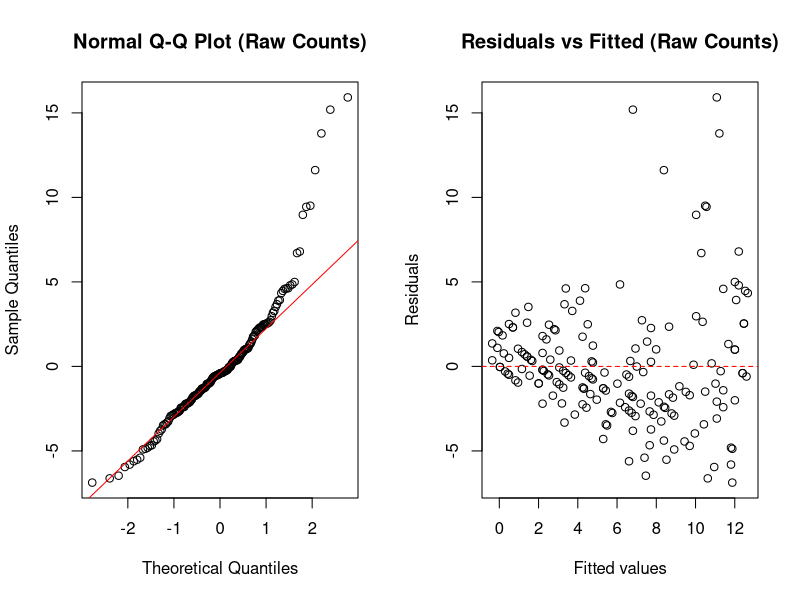
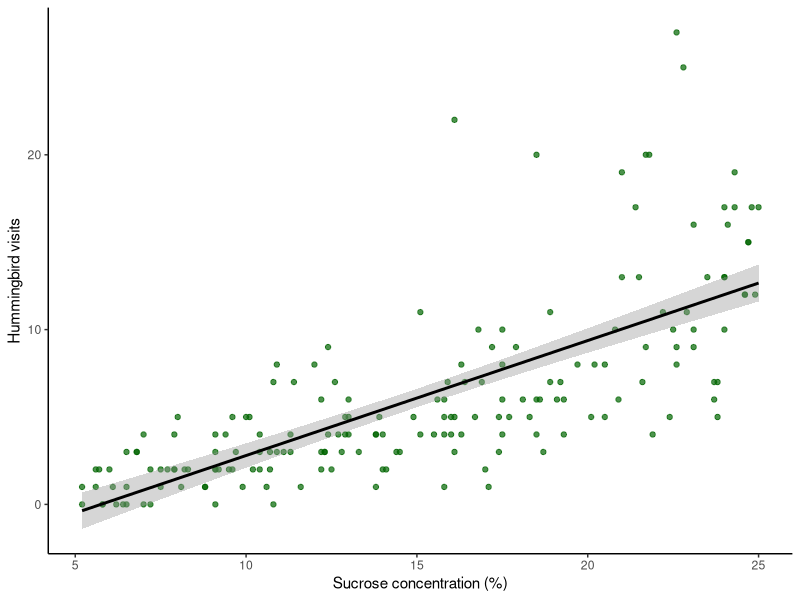
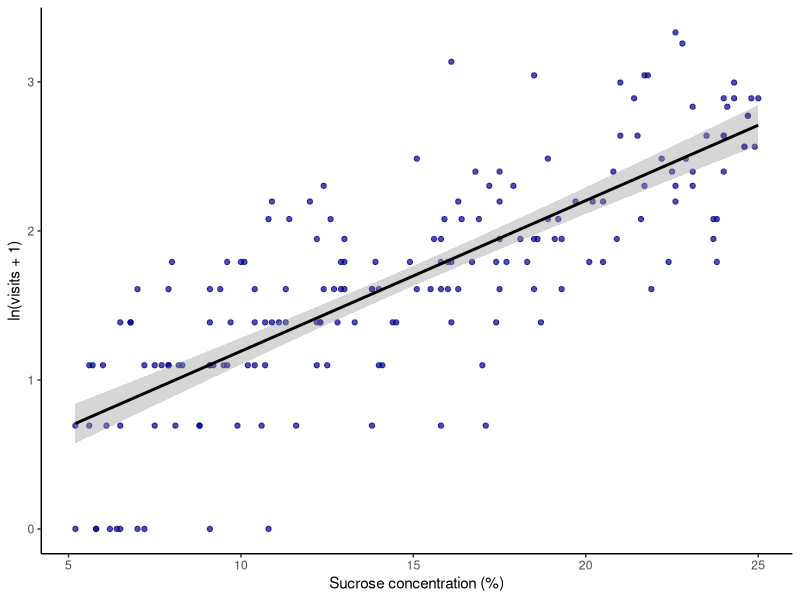
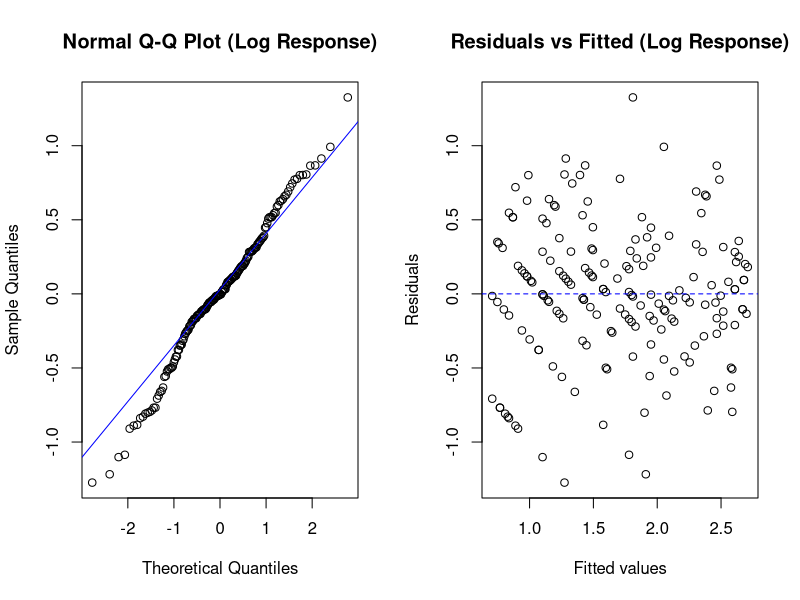
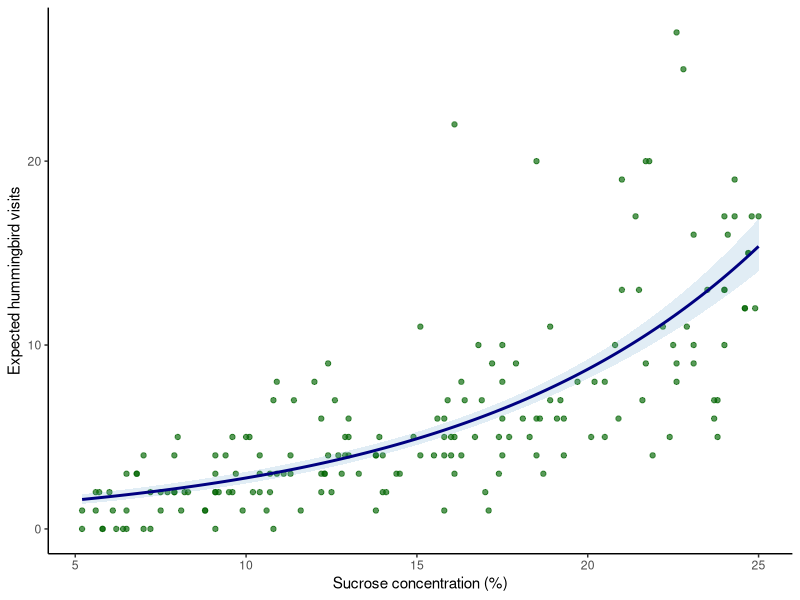

Generate these figures, in order, with R:
## ---- chunk 1
library(car)
library(ggplot2)
## ---- chunk 2
poisson_data <- read.csv("poisson_dataset.csv")

poisson_data$feeder_color <- as.factor(poisson_data$feeder_color)
poisson_data$site <- as.factor(poisson_data$site)

str(poisson_data)
summary(poisson_data)
## ---- chunk 3
wrong_model <- lm(visits ~ sucrose_pct, data = poisson_data)
summary(wrong_model)
## ---- chunk 4
par(mfrow = c(1, 2))

qqnorm(resid(wrong_model), main = "Normal Q-Q Plot (Raw Counts)")
qqline(resid(wrong_model), col = "red")

plot(
  fitted(wrong_model), resid(wrong_model),
  xlab = "Fitted values", ylab = "Residuals",
  main = "Residuals vs Fitted (Raw Counts)"
)
abline(h = 0, col = "red", lty = 2)

par(mfrow = c(1, 1))
## ---- chunk 5
ggplot(poisson_data, aes(x = sucrose_pct, y = visits)) +
  geom_point(alpha = 0.7, color = "darkgreen") +
  stat_smooth(method = "lm", formula = y ~ x, se = TRUE, color = "black") +
  theme_classic() +
  labs(
    x = "Sucrose concentration (%)",
    y = "Hummingbird visits"
  )
## ---- chunk 6
poisson_data$log_visits <- log(poisson_data$visits + 1)

ggplot(poisson_data, aes(x = sucrose_pct, y = log_visits)) +
  geom_point(alpha = 0.7, color = "darkblue") +
  stat_smooth(method = "lm", formula = y ~ x, se = TRUE, color = "black") +
  theme_classic() +
  labs(
    x = "Sucrose concentration (%)",
    y = "ln(visits + 1)"
  )
## ---- chunk 7
log_model <- lm(log_visits ~ sucrose_pct, data = poisson_data)
summary(log_model)
## ---- chunk 8
par(mfrow = c(1, 2))

qqnorm(resid(log_model), main = "Normal Q-Q Plot (Log Response)")
qqline(resid(log_model), col = "blue")

plot(
  fitted(log_model), resid(log_model),
  xlab = "Fitted values", ylab = "Residuals",
  main = "Residuals vs Fitted (Log Response)"
)
abline(h = 0, col = "blue", lty = 2)

par(mfrow = c(1, 1))
## ---- chunk 9
poisson_model <- glm(
  visits ~ sucrose_pct,
  family = poisson(link = "log"),
  data = poisson_data
)

summary(poisson_model)
## ---- chunk 10
coef(summary(log_model))
coef(summary(poisson_model))
## ---- chunk 11
Anova(poisson_model, type = "II")
## ---- chunk 12
new_data <- data.frame(
  sucrose_pct = seq(
    min(poisson_data$sucrose_pct),
    max(poisson_data$sucrose_pct),
    length.out = 200
  )
)

pred_link <- predict(poisson_model, newdata = new_data, type = "link", se.fit = TRUE)

new_data$fit <- exp(pred_link$fit)
new_data$lwr <- exp(pred_link$fit - 1.96 * pred_link$se.fit)
new_data$upr <- exp(pred_link$fit + 1.96 * pred_link$se.fit)
## ---- chunk 13
ggplot(poisson_data, aes(x = sucrose_pct, y = visits)) +
  geom_point(alpha = 0.65, color = "darkgreen") +
  geom_ribbon(
    data = new_data,
    aes(x = sucrose_pct, y = fit, ymin = lwr, ymax = upr),
    inherit.aes = FALSE,
    alpha = 0.2,
    fill = "skyblue3"
  ) +
  geom_line(
    data = new_data,
    aes(x = sucrose_pct, y = fit),
    inherit.aes = FALSE,
    color = "navy",
    linewidth = 1
  ) +
  theme_classic() +
  labs(
    x = "Sucrose concentration (%)",
    y = "Expected hummingbird visits"
  )
